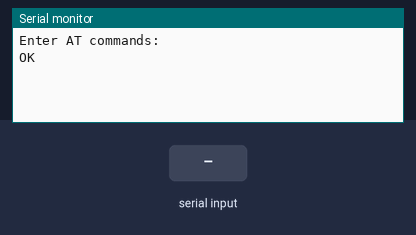
Bench run of a sketch on a simulated Arduino Uno, built with avr-gcc and run on an emulated ATmega328P. Parts: the last lines printed to the serial monitor. The inputs (shaded band) are chosen by the test bench. The modem accepts every AT command (registered, SIM ready, sends succeed) and sends nothing else.

Above: at 2.3 s.
2.4 s: "1" received over the second serial link
At 3.6 s:
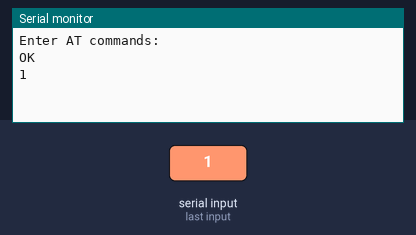
3.9 s: "0" received over the second serial link
At 5.1 s:
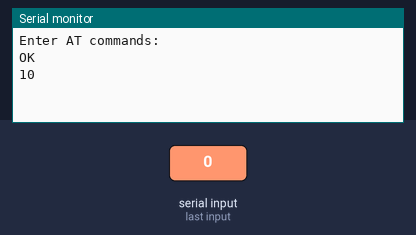

Measured:
- after the input at 2.4 s, the serial monitor: prints a new line at once (image 1)
- after the input at 3.9 s, the serial monitor: prints a new line at once (image 2)

The sketch:

at.ino
```cpp
// (licence header left out)
#include <SoftwareSerial.h>

#define RxD 10
#define TxD 11
#define RST 5
#define KEY 4

SoftwareSerial BTSerial(RxD, TxD);

void setup()
{

  pinMode(RST, OUTPUT);
  pinMode(KEY, OUTPUT);
  digitalWrite(RST, LOW);
  digitalWrite(KEY, HIGH);
  digitalWrite(RST, HIGH);

  delay(500);

  BTSerial.flush();
  delay(500);
  BTSerial.begin(38400);
  Serial.begin(9600);
  Serial.println("Enter AT commands:");

  BTSerial.print("AT\r\n");
  delay(100);

}

void loop()
{

  if (BTSerial.available())
    Serial.write(BTSerial.read());

  if (Serial.available())
    BTSerial.write(Serial.read());

}
```
